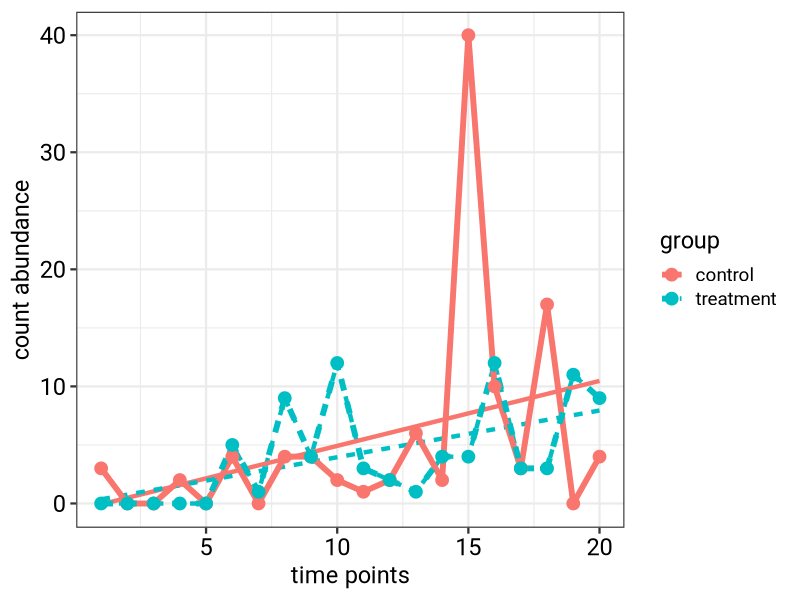

The R source for this figure:
library(tidyverse)
library(glmmTMB)
library(patchwork)
library(purrr)
library(foreach)
library(doParallel)
library(here)
#setwd(here())
theme_set(theme_bw())

#########################################################
custom_theme <- function(n) {
  theme_bw(base_size = n) +
    theme(
      plot.title = element_text(hjust = 0.5,size = n, family = "Roboto",color = "black"),
      text = element_text(size = n, family = "Roboto",color = "black"),
      axis.text.x = element_text(family = "Roboto", size = n, color = "black"),
      axis.text.y = element_text(family = "Roboto", size = n, color = "black")
    )
}

make_pars <- function(pars, ...) {
  ## FIXME: check for name matches, length matches etc.
  L <- list(...)
  for (nm in names(L)) {
    pars[names(pars) == nm] <- L[[nm]]
  }
  return(pars)
}


sfun <-function(object, data, pars, ..., show_pars = FALSE)  {
  form <- object
  form[[3]] <- form[[2]]
  form[[2]] <- quote(..y)
  data[["..y"]] <- if (!identical(list(...)$family, "beta_family"))
    1
  else 0.5
  r1 <- glmmTMB(form, data = data, ..., doFit = FALSE)
  r2 <- fitTMB(r1, doOptim = FALSE)
  return(r2)
}

SimulateFunc <- function(object, nsim = 1, seed = NULL, data, pars, ..., show_pars = FALSE)  {
  if (!is.null(seed)) set.seed(seed)
  r2 <- sfun(object, data, pars, ...)
  if (show_pars)
    return(r2$env$last.par)
  pars <- do.call("make_pars", c(list(r2$env$last.par), pars))
  replicate(nsim, r2$simulate(par = pars), simplify = FALSE)
}
#########################################################
set.seed(101)
ntaxa = 12; nIndiv = 10; ntime = 20
d <- expand.grid(taxa = factor(1:ntaxa),subject = factor(rep(1:nIndiv,ntaxa)))[1:(ntaxa*nIndiv), ]
expdes <- data.frame(subject = factor(1:nIndiv),
                     group=rep(c("control","treatment"), each = nIndiv/2))
## BMB: left_join(0 avoids warnings
dat0 <- left_join(d, expdes, by = "subject")

dd <- do.call("rbind", replicate(n=ntime, dat0, simplify = FALSE))
dd$time = rep(1:ntime, each=ntaxa*nIndiv)
dd$nugget <- factor(1:nrow(dd))
###############################################
################################
form <- ~ar1(factor(time) + 0 |taxa:subject) +
  diag(group*time|taxa) + #deviations of each OTU from fixed Effect
  (1|nugget) +
  (taxa + 0 | subject:time) #  We are assumming that the correlation structure is the same for every subjec

##
beta.param = rep(0,4)
l = length(beta.param)

set.seed(101)
thet = c(
  log(0.1), 0.7/sqrt(1-0.7^2),        # ar1: 2 sd, phi
  log(0.2),log(0.3),log(0.1), log(0.1), # sd: group * times | OTU:
  rnorm(1),                    # nugget
  log(runif(ntaxa)),
  rnorm(ntaxa*(ntaxa + 1)/2)   # covariance: OTU | subject:
)

simulate.data <- function(beta.param,dat,thet) {
  SimulateFunc(form,
               data = dat,
               family = poisson,
               pars = list(
                 theta = thet)
               
  )[[1]]
}

sim=simulate.data(beta.param,dd,thet)
dd$count <- sim$yobs

max(sim$yobs)

dd0= dd[dd$taxa ==1,]
dd0 = (dd0[dd0$subject == c("1","6"),])


nn  =4; lw =1.5
dd0= dd[dd$taxa ==1,]
dd0 = (dd0[dd0$subject == c("1","6"),])
p1 <- dd0 %>% 
  ggplot(aes(x=time, y=count,  colour= group,
             group = group, linetype = group),size = nn)+
  geom_line(linewidth = lw) +
  geom_smooth(method = lm, se=FALSE, linewidth = lw) +
  geom_line(linewidth = 2)+ geom_point(size = nn) + theme_bw() + 
  custom_theme(17) +
  labs(x="time points",y = "count abundance")

getwd()
width =  10; height =  6; dpi = 300
ggsave("fig/Request.png", plot = p1, 
       width = width, 
       height = height, 
       dpi = dpi)
